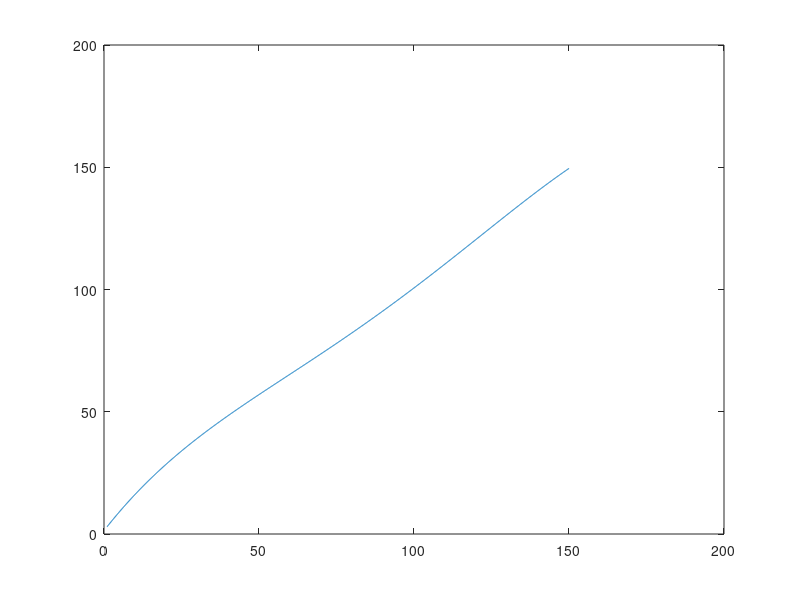

Here is the MATLAB script that generated this plot: (Note: this script raises an error after producing the figure.)
  clc
clear

% 英雄
if 0
 disp("芝士英雄");
 x = [33,40,45,50,60,75,100,105,120,150]; % 功率
 y = [6,7,8,10,12,15,15.5,16,17,18]; % wz
elseif 0
% 穷步
 disp("芝士穷步");
 x = [17,20  ,27,40,55,67,78,95,110,130,140,150]; % 功率
 y = [15,16.5,20,25,30,35,40,45,50 ,60 ,65 ,70 ]; % wz
elseif 1
% 全向轮
 disp("芝士全向");                    % | <-开始随便加的
 x = [9, 13,18,21,30,41,55,65,80,90,95 ,120,130,140,150]; % 功率
 y = [15,20,25,30,40,50,60,70,80,90,100,120,130,140,150]; % wz
end

param=polyfit(x,y,4)
x_t=1:0.1:150;
y_t=param(5)+param(4).*x_t+...
param(3).*x_t.^2+param(2).*x_t.^3+...
param(1).*x_t.^4;
plot(x_t,y_t);
y_t(x_t==70)
y_t(x_t==120)
fprintf("%.8ff*pow4of(P)+%.8ff*pow3of(P)+\n" + ...
    "%.8ff*pow2of(P)+%.8ff*P+\n" + ...
    "%.8ff\n",...
    param(1),param(2),param(3),param(4),param(5)); 